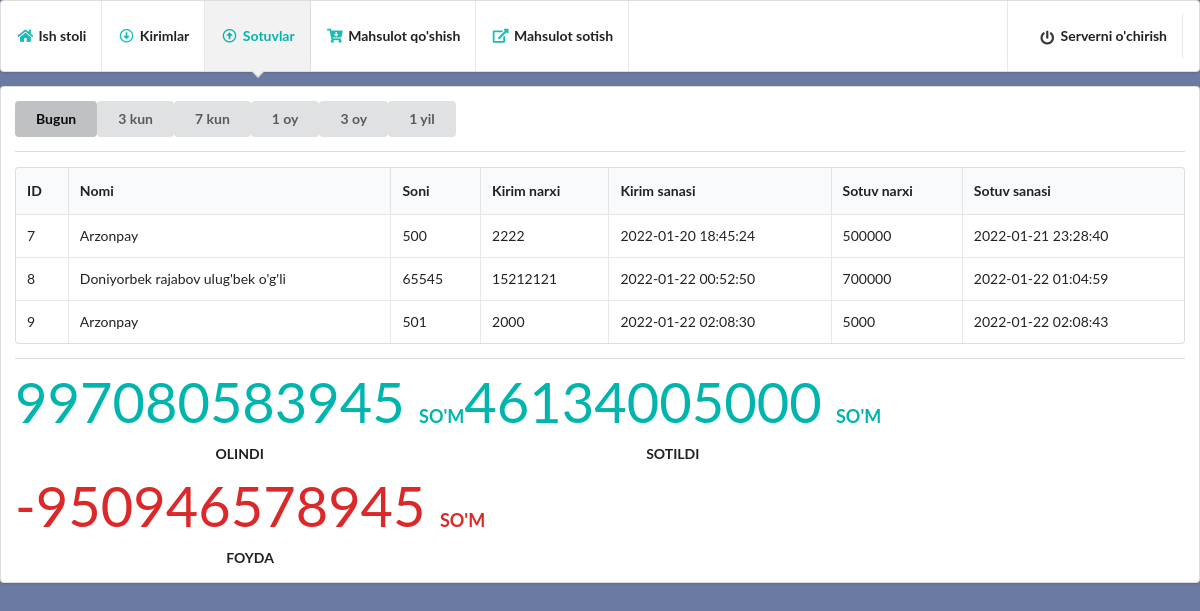
Before: /sales/1 with the older database file.
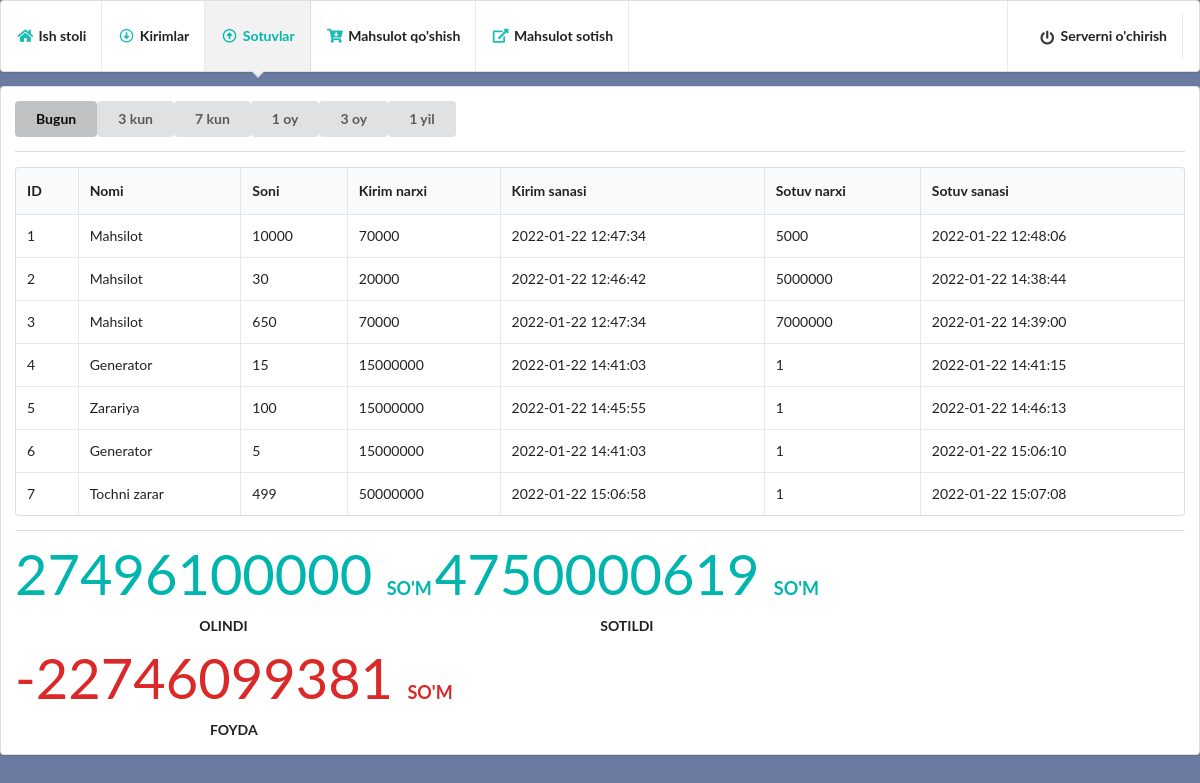
After: the same page with the newer database file.
### modules.py (models this page shows, shortened)
class inheritedClassName(db.Model):
    __abstract__ = True
    def format(self):
        return self.__dict__

@dataclass
class Sales(inheritedClassName):
    id: int
    name: String
    count: int
    in_time: DateTime
    in_price: Integer
    out_time: DateTime
    out_price: Integer
    __tablename__ = "sales"
    id = Column(Integer, primary_key=True)
    name = Column(String, nullable=False)
    count = Column(Integer, default=0)
    in_time = Column(DateTime)
    in_price = Column(Integer)
    out_time = Column(DateTime)
    out_price = Column(Integer)

### main.py (the view)
@app.route('/sales/<int:days>')
def sales(days):
    start = date.today() - timedelta(days=days)
    sales_query = Sales.query.filter(Sales.out_time>start).all()
    sales = [sale.format() for sale in sales_query]
    in_total = 0
    out_total = 0
    for item in sales_query:
        in_total += (item.in_price * item.count)
        out_total += (item.out_price * item.count)
    benefit = out_total - in_total
    return render_template('sales.html', days=str(days), sales=sales, in_total=in_total, out_total=out_total, benefit=benefit)

### templates/sales.html (shortened to what this page needs)
<!DOCTYPE html>
<html lang="en">
<head>
    <link rel="stylesheet" href="{{ url_for('static', filename='semantic-ui/semantic.min.css') }}">
</head>
<body style="background-color: #6B7AA1;">
  <div class="ui pointing menu teal">
    <a href="/dashboard" class="item">
        <i class="home icon teal"></i>
        <b>Ish stoli</b>
    </a>
    <a href="/imports/1" class="item">
        <i class="arrow alternate circle down outline icon teal"></i>
        <b>Kirimlar</b>
    </a>
    <a href="/sales/1" class="active item">
        <i class="arrow alternate circle up outline icon teal"></i>
        <b>Sotuvlar</b>
    </a>
    <a href="/add_item" class="item">
        <i class="cart arrow down icon teal"></i>
        <b>Mahsulot qo'shish</b>
    </a>
    <a href="/items" class="item">
        <i class="external alternate icon teal"></i>
        <b>Mahsulot sotish</b>
    </a>
    <div class="right menu">
      <div class="item">
          <a href="/stop" class="item">
              <i class="power off icon"></i>
              <b>Serverni o'chirish</b>
          </a>
      </div>
  </div>
  </div>
  <div class="ui segment">
    <div class="ui buttons">
      <a href="/sales/1"><button class="ui button {% if days == '1' %} {{ 'active' }} {% endif %}">Bugun</button></a>
      <a href="/sales/3"><button class="ui button {% if days == '3' %} {{ 'active' }} {% endif %}">3 kun</button></a>
      <a href="/sales/7"><button class="ui button {% if days == '7' %} {{ 'active' }} {% endif %}">7 kun</button></a>
      <a href="/sales/30"><button class="ui button {% if days == '30' %} {{ 'active' }} {% endif %}">1 oy</button></a>
      <a href="/sales/90"><button class="ui button {% if days == '90' %} {{ 'active' }} {% endif %}">3 oy</button></a>
      <a href="/sales/365"><button class="ui button {% if days == '365' %} {{ 'active' }} {% endif %}">1 yil</button></a>
    </div>
    <div class="ui divider"></div>
    <table class="ui celled table">
      <thead>
        <tr><th>ID</th>
        <th>Nomi</th>
        <th>Soni</th>
        <th>Kirim narxi</th>
        <th>Kirim sanasi</th>
        <th>Sotuv narxi</th>
        <th>Sotuv sanasi</th>
      </tr></thead>
      <tbody>
        {% if sales %}
        {% for sale in sales %}
        <tr>
          <td data-label="id">{{sale.id}}</td>
          <td data-label="name">{{sale.name}}</td>
          <td data-label="count">{{sale.count}}</td>
          <td data-label="in_price">{{sale.in_price}}</td>
          <td data-label="in_time">{{sale.in_time}}</td>
          <td data-label="out_price">{{sale.out_price}}</td>
          <td data-label="out_time">{{sale.out_time}}</td>
        </tr>
        {% endfor %}
        {% endif %}
      </tbody>
    </table>
    <div class="ui divider"></div>
    <div class="ui three statistics">
      <div class="statistic teal">
        <div class="value">
          {{ in_total }} <span style="font-size: large; font-weight: bold;">so'm</span>
        </div>
        <div class="label">
          Olindi
        </div>
      </div>
      <div class="statistic teal">
        <div class="value">
          {{ out_total }} <span style="font-size: large; font-weight: bold;">so'm</span>
        </div>
        <div class="label">
          Sotildi
        </div>
      </div>
      <div class="statistic {% if benefit < 0 %} {{ 'red' }} {% else %} {{ 'green' }} {% endif %}">
        <div class="value">
          {{ benefit }} <span style="font-size: large; font-weight: bold;">so'm</span>
        </div>
        <div class="label">
          Foyda
        </div>
      </div>
    </div>
  </div>
</body>
</html>

Changed rows visible on the page:
removed Sales: id "8", name "Doniyorbek rajabov ulug'bek o'g'li", count "65545", in_price "15212121", in_time "2022-01-22 00:52:50", out_price "700000", out_time "2022-01-22 01:04:59"
removed Sales: id "9", name "Arzonpay", count "501", in_price "2000", in_time "2022-01-22 02:08:30", out_price "5000", out_time "2022-01-22 02:08:43"
now on this page (row edited): Sales: id "1", name "Mahsilot", count "10000", in_price "70000", in_time "2022-01-22 12:47:34", out_price "5000", out_time "2022-01-22 12:48:06"
now on this page (row edited): Sales: id "2", name "Mahsilot", count "30", in_price "20000", in_time "2022-01-22 12:46:42", out_price "5000000", out_time "2022-01-22 14:38:44"
now on this page (row edited): Sales: id "3", name "Mahsilot", count "650", in_price "70000", in_time "2022-01-22 12:47:34", out_price "7000000", out_time "2022-01-22 14:39:00"
now on this page (row edited): Sales: id "4", name "Generator", count "15", in_price "15000000", in_time "2022-01-22 14:41:03", out_price "1", out_time "2022-01-22 14:41:15"
now on this page (row edited): Sales: id "5", name "Zarariya", count "100", in_price "15000000", in_time "2022-01-22 14:45:55", out_price "1", out_time "2022-01-22 14:46:13"
now on this page (row edited): Sales: id "6", name "Generator", count "5", in_price "15000000", in_time "2022-01-22 14:41:03", out_price "1", out_time "2022-01-22 15:06:10"
changed Sales id 7: name "Arzonpay" → "Tochni zarar"; count "500" → "499"; in_price "2222" → "50000000"; in_time "2022-01-20 18:45:24" → "2022-01-22 15:06:58"; out_price "500000" → "1"; out_time "2022-01-21 23:28:40" → "2022-01-22 15:07:08"
Other visible differences:
{{ in_total }}: "997080583945" → "27496100000"
{{ out_total }}: "46134005000" → "4750000619"
{{ benefit }}: "-950946578945" → "-22746099381"
